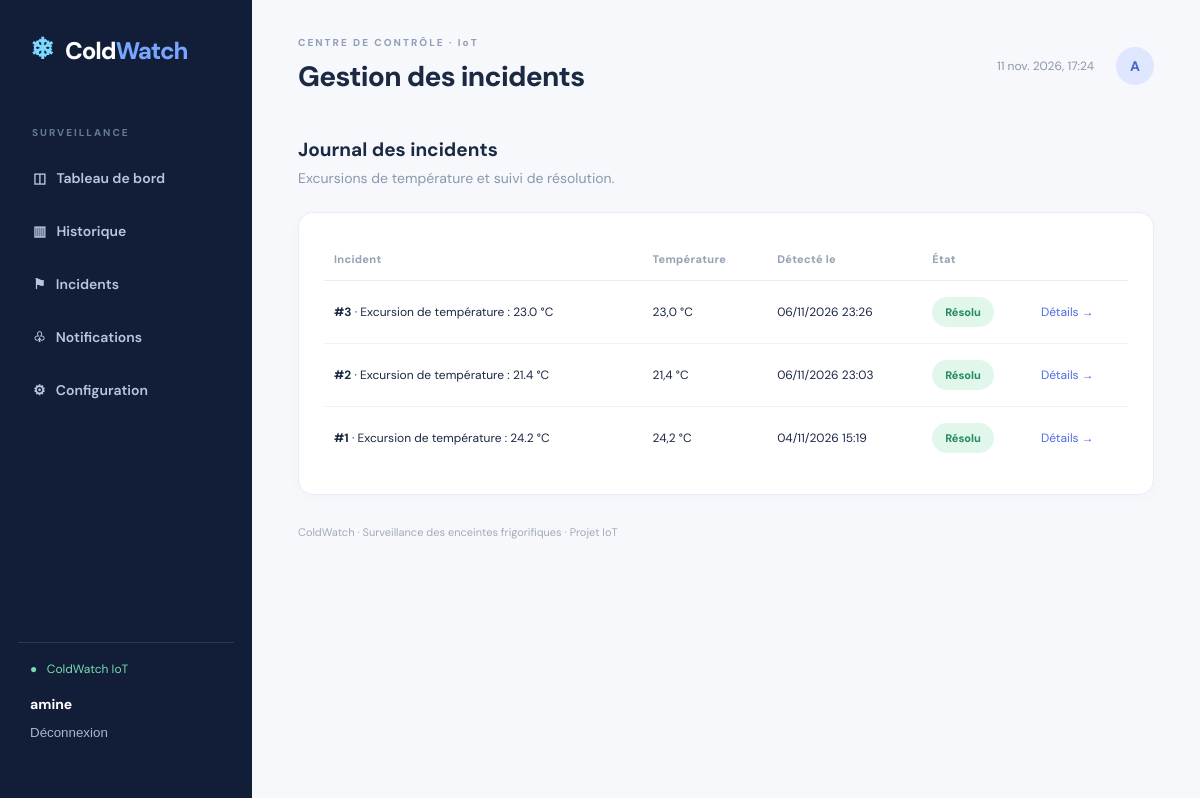
The app's page /incidents/ (signed in), older data.
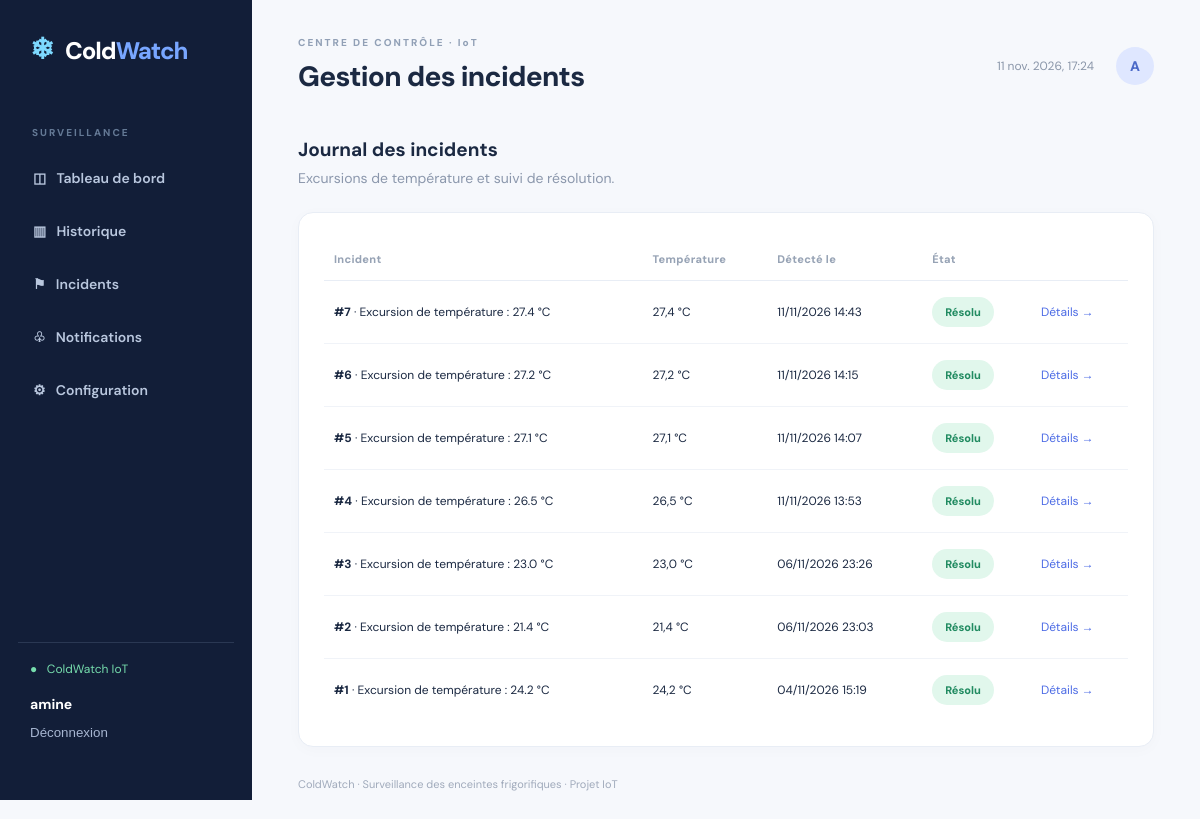
The same page, newer data.
### monitoring/models.py (models this page shows, shortened)
class Incident(models.Model):
 OPEN='open';ACK='acknowledged';RESOLVED='resolved'
 STATUS=[(OPEN,'Ouvert'),(ACK,'Acquitté'),(RESOLVED,'Résolu')]
 reading=models.ForeignKey(Reading,on_delete=models.PROTECT,related_name='incidents')
 status=models.CharField(max_length=20,choices=STATUS,default=OPEN,db_index=True)
 title=models.CharField(max_length=200)
 created_at=models.DateTimeField(auto_now_add=True)
 acknowledged_at=models.DateTimeField(null=True,blank=True)
 acknowledged_by=models.ForeignKey(User,on_delete=models.SET_NULL,null=True,blank=True,related_name='acknowledged_incidents')
 resolved_at=models.DateTimeField(null=True,blank=True)
 resolved_by=models.ForeignKey(User,on_delete=models.SET_NULL,null=True,blank=True,related_name='resolved_incidents')
 class Meta:ordering=['-created_at']

class Reading(models.Model):
 temp=models.FloatField();hum=models.FloatField(validators=[MinValueValidator(0),MaxValueValidator(100)])
 created_at=models.DateTimeField(auto_now_add=True,db_index=True)
 class Meta:ordering=['-created_at']

### monitoring/views.py (the view)
# urls.py: path('incidents/',views.incidents,name='incidents'),
@login_required
def incidents(request):return render(request,'monitoring/incidents.html',{'incidents':Incident.objects.select_related('reading').all()[:100]})

### templates/monitoring/incidents.html
{% extends 'monitoring/base.html' %}{% block title %}Gestion des incidents{% endblock %}{% block content %}<div class="intro"><div><h2>Journal des incidents</h2><p>Excursions de température et suivi de résolution.</p></div></div><section class="panel"><table><thead><tr><th>Incident</th><th>Température</th><th>Détecté le</th><th>État</th><th></th></tr></thead><tbody>{% for i in incidents %}<tr><td><b>#{{ i.id }}</b> · {{ i.title }}</td><td>{{ i.reading.temp }} °C</td><td>{{ i.created_at|date:'d/m/Y H:i' }}</td><td><span class="pill {% if i.status == 'resolved' %}good{% elif i.status == 'open' %}danger{% endif %}">{{ i.get_status_display }}</span></td><td><a href="{% url 'incident_detail' i.id %}">Détails →</a></td></tr>{% empty %}<tr><td colspan="5">Aucun incident.</td></tr>{% endfor %}</tbody></table></section>{% endblock %}

### templates/monitoring/base.html
{% load static %}<!doctype html><html lang="fr"><head><meta charset="utf-8"><meta name="viewport" content="width=device-width,initial-scale=1"><title>ColdWatch — Surveillance frigorifique</title><link rel="stylesheet" href="{% static 'monitoring/style.css' %}"></head><body><div class="shell"><aside class="sidebar"><div class="brand"><span class="snow">❄</span> Cold<span>Watch</span></div><div class="side-label">SURVEILLANCE</div><nav><a href="{% url 'dashboard' %}">◫ &nbsp; Tableau de bord</a><a href="{% url 'history' %}">▥ &nbsp; Historique</a><a href="{% url 'incidents' %}">⚑ &nbsp; Incidents</a><a href="{% url 'notifications' %}">♧ &nbsp; Notifications</a><a href="{% url 'configuration' %}">⚙ &nbsp; Configuration</a></nav><div class="sidebar-bottom"><div class="online">● &nbsp; ColdWatch IoT</div>{% if user.is_authenticated %}<div class="user">{{ user.username }}</div><form method="post" action="{% url 'logout' %}">{% csrf_token %}<button class="logout">Déconnexion</button></form>{% endif %}</div></aside><main class="main"><header class="top"><div><div class="eyebrow">CENTRE DE CONTRÔLE · IoT</div><h1>{% block title %}Tableau de bord{% endblock %}</h1></div><div class="topright"><span class="date" id="clock"></span><span class="avatar">{{ user.username|slice:':1'|upper }}</span></div></header>{% block content %}{% endblock %}<footer>ColdWatch · Surveillance des enceintes frigorifiques · Projet IoT</footer></main></div><script>function tick(){document.getElementById('clock').textContent=new Date().toLocaleString('fr-FR',{dateStyle:'medium',timeStyle:'short'});}tick();setInterval(tick,30000);</script>{% block scripts %}{% endblock %}</body></html>

### monitoring/static/monitoring/style.css (style rules this page uses)
:root { --navy:#121e38;--navy2:#192844;--bg:#f6f8fc;--text:#1b2942;--muted:#8b97ac;--border:#e8edf5;--blue:#5575f5 }
* { box-sizing:border-box }
body { margin:0;background:var(--bg);color:var(--text);font-family:'DM Sans',system-ui,sans-serif;font-size:14px }
a { color:#4c6be5;text-decoration:none }
.shell { display:flex;min-height:100vh }
.sidebar { width:252px;background:var(--navy);color:#b8c5dc;display:flex;flex-direction:column;padding:30px 18px;position:sticky;top:0;height:100vh;flex-shrink:0 }
.brand { font-size:24px;font-weight:800;letter-spacing:-1px;color:white;margin:0 12px 58px }
.brand span:not(.snow) { color:#78a6ff }
.snow { color:#7dd9ff;font-size:29px;margin-right:7px }
.side-label { font-size:10px;font-weight:800;letter-spacing:2px;color:#647995;padding:0 14px;margin-bottom:16px }
.sidebar nav { display:grid;gap:7px }
.sidebar nav a { padding:14px 15px;border-radius:10px;color:#b9c7de;font-weight:600 }
.sidebar-bottom { margin-top:auto;padding:18px 12px;border-top:1px solid #2a3853 }
.online { color:#76ddad;font-size:12px }
.user { color:white;margin-top:18px;font-weight:700 }
.logout { background:transparent;color:#a7b6d1;border:0;padding:12px 0;cursor:pointer }
.main { padding:36px 46px;flex:1;min-width:0;max-width:1700px }
.top { display:flex;justify-content:space-between;align-items:center;margin-bottom:42px }
.eyebrow { font-size:10px;letter-spacing:2px;color:#91a0b6;font-weight:800;margin-bottom:9px }
h1 { font-size:28px;letter-spacing:-.7px;margin:0;font-weight:800 }
.topright { display:flex;align-items:center;gap:22px }
.date { color:#8a96a9;font-size:12px }
.avatar { display:grid;place-items:center;width:38px;height:38px;background:#dfe7ff;color:#4b69c8;border-radius:50%;font-weight:800 }
.intro { display:flex;justify-content:space-between;align-items:center;gap:16px;margin-bottom:25px }
.intro h2 { font-size:19px;margin:0 0 7px }
.intro p,.panel-head p { color:var(--muted);margin:0 }
.pill { display:inline-block;padding:8px 13px;border-radius:100px;font-size:11px;font-weight:800;background:#e9eef8;color:#62738d;white-space:nowrap }
.pill.good { background:#e1f7ec;color:#218b61 }
.stat,.panel { background:white;border:1px solid var(--border);border-radius:15px;box-shadow:0 3px 15px #22365906 }
.panel { padding:25px;margin-bottom:22px }
table { border-collapse:collapse;width:100%;text-align:left }
th { font-size:11px;color:#97a3b5;font-weight:800;letter-spacing:.3px;padding:14px 10px;border-bottom:1px solid var(--border) }
td { padding:16px 10px;border-bottom:1px solid #f0f3f8;font-size:12px }
tr:last-child td { border:0 }
footer { font-size:11px;color:#a0aabb;margin:30px 0 }

Row changes from the older to the newer data that the page shows:
added Incident: id "7", title "Excursion de température : 27.4 °C", reading.temp "27,4", created_at "11/11/2026 14:43", status "Résolu"
added Incident: id "6", title "Excursion de température : 27.2 °C", reading.temp "27,2", created_at "11/11/2026 14:15", status "Résolu"
added Incident: id "5", title "Excursion de température : 27.1 °C", reading.temp "27,1", created_at "11/11/2026 14:07", status "Résolu"
added Incident: id "4", title "Excursion de température : 26.5 °C", reading.temp "26,5", created_at "11/11/2026 13:53", status "Résolu"
